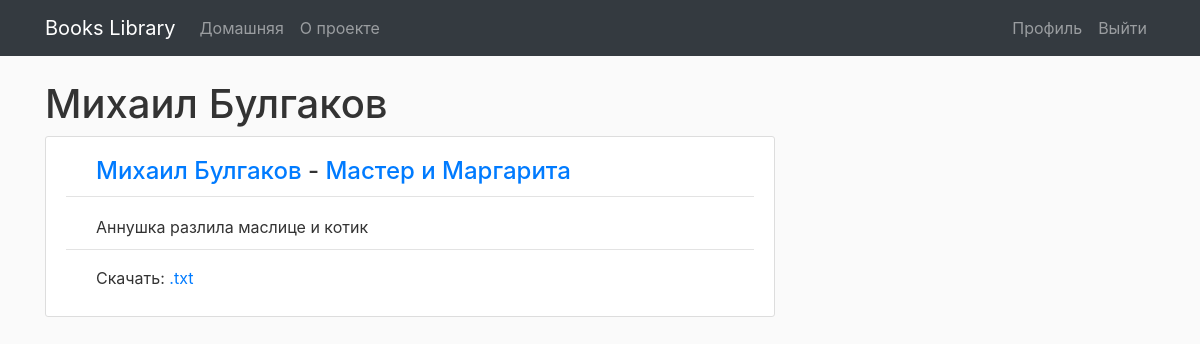
Screenshot of /author/2 (signed in) with the database file from the repository.
### books_website/models.py (models this page shows)
class Author(db.Model):
    id = db.Column(db.Integer, primary_key=True)
    name = db.Column(db.String(100), unique=False, nullable=False)
    books = db.relationship('Book', backref='author', lazy=True)

class Book(db.Model):
    id = db.Column(db.Integer, primary_key=True)
    name = db.Column(db.String(100), unique=False, nullable=False)
    description = db.Column(db.Text, nullable=False)
    book_file = db.Column(db.String(100), nullable=False)
    author_id = db.Column(db.Integer, db.ForeignKey('author.id'))

### books_website/authors/routes.py (the view)
@authors.route("/author/<int:author_id>")
def author(author_id):
    author = Author.query.get_or_404(author_id)
    return render_template("author.html", title=author.name, author=author)

### books_website/models.py (called while the page is built)
@login_manager.user_loader
def load_user(user_id):
    return User.query.get(int(user_id))

### books_website/templates/author.html
{% extends "layout.html" %}
{% block content %}
    <h1>{{ author.name }}</h1>
    {% for book in author.books %}
        <article class="article-section">
            <h4 class="article-info"><a href="{{ url_for('authors.author', author_id=book.author.id) }}">
                {{ book.author.name }}</a> - <a href={{ url_for('books.book', book_id=book.id) }}>{{ book.name }}</a></h4>
            <p class="article-description">{{ book.description }}</p>
            <p class="article-link"> Скачать: <a href="{{ url_for('static', filename='books_files/' + book.book_file) }}">.txt</a></p>
        </article>
    {% endfor %}
{% endblock content %}

### books_website/static/main.css (style rules this page uses)
body { background: #fafafa; color: #333333; margin-top: 5rem; }
h1, h2, h3, h4, h5, h6 { color: #333333; }
.article-section { background: #ffffff; padding: 10px 20px; border: 1px solid #dddddd; border-radius: 3px; margin-bottom: 20px; }
.article-info { padding: 10px 30px; border-bottom: 1px solid #e3e3e3; }
.article-description { padding: 10px 30px; border-bottom: 1px solid #e3e3e3; }
.article-link { padding: 0px 30px; }

### rows the page displays
Author: name "Михаил Булгаков"
Book: author.name "Михаил Булгаков", name "Мастер и Маргарита", description "Аннушка разлила маслице и котик"
